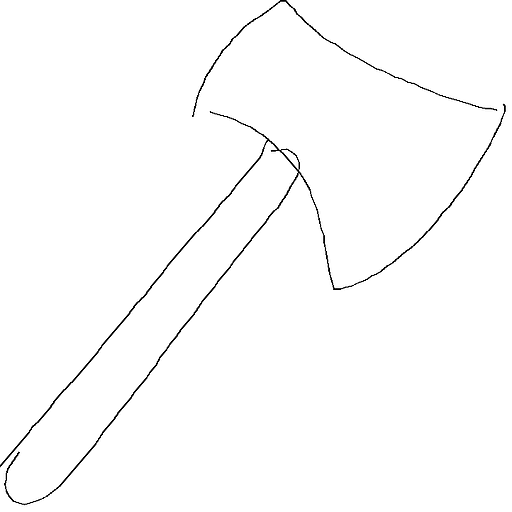
#> input picture reconstructed_image_4550984434974720.png, 512 x 512 px
$ python -i challenges.py   (imports and definitions only)
#> lines starting #> are read from the running program, lines starting #| are printed output that depends on the picture; after the words box and inside, x2 and y2 are one past the last pixel; in counts of white or black regions, pixels touching at a corner belong together
import sys
import os
import tkinter as tk
from PIL import Image, ImageDraw, ImageTk,ImageEnhance
import numpy as np
import ndjson
import cv2
import noise_generator5 as ng5


def ensure_directories_exist():
    """Create the required directories if they don't exist."""
    directories = ['blockedregion_images', 'challenge_created']
    for directory in directories:
        if not os.path.exists(directory):
            os.makedirs(directory)

def erase_line_segment(image_path, square_size=50):
    ensure_directories_exist()

    image = cv2.imread(image_path)
#> image is the input picture: shape (512, 512, 3); min 0, max 255, mean 252.3
    if image is None:
        raise ValueError("Could not load image")

    original_image = image.copy()
    gray = cv2.cvtColor(image, cv2.COLOR_BGR2GRAY)
    blurred = cv2.GaussianBlur(gray, (5, 5), 0)
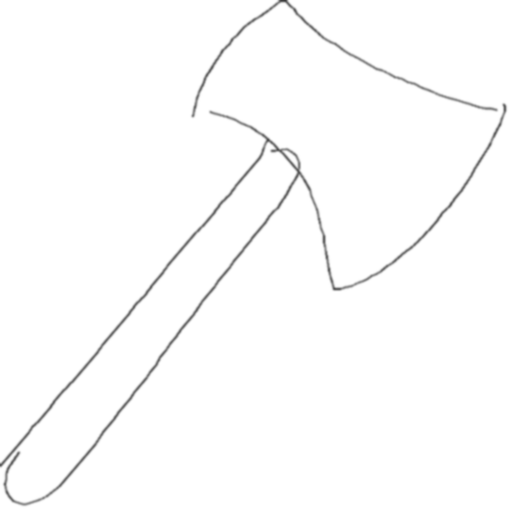
#> blurred: shape (512, 512); min 59, max 255, mean 252.3
    edges = cv2.Canny(blurred, 50, 150)
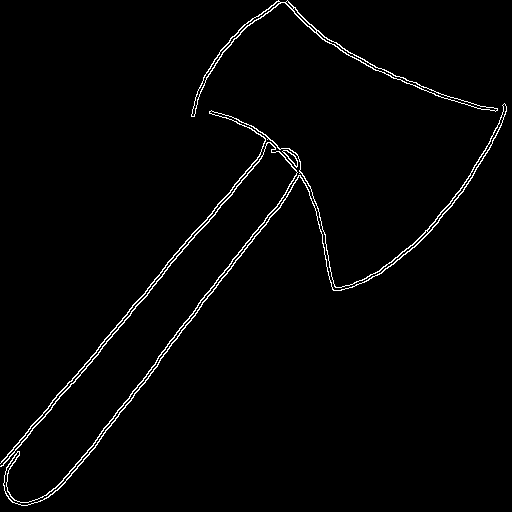
#> edges: shape (512, 512); 1.8% white in thin lines or dots

    lines = cv2.HoughLinesP(edges, 1, np.pi/180, threshold=50,
                           minLineLength=30, maxLineGap=10)
#> lines = 40 rows, first 6: [98, 347, 271, 140], [3, 465, 167, 269], [69, 473, 156, 362], [262, 224, 301, 173], [64, 388, 159, 275], [159, 360, 287, 196]

    if lines is None:
        raise ValueError("No lines detected in the image")

    best_point = None
    max_line_strength = 0

    for line in lines:
        x1, y1, x2, y2 = line[0]
        mid_x = (x1 + x2) // 2
        mid_y = (y1 + y2) // 2

        if (mid_x < square_size or mid_x > image.shape[1] - square_size or
            mid_y < square_size or mid_y > image.shape[0] - square_size):
            continue

        line_strength = np.sum(edges[mid_y-5:mid_y+5, mid_x-5:mid_x+5])

        if line_strength > max_line_strength:
            max_line_strength = line_strength
            best_point = (mid_x, mid_y)
#> this loop made 40 passes
#> (x1, y1, x2, y2, mid_x, mid_y, line_strength, max_line_strength) on passes 1, 2, 25, 33: (98, 347, 271, 140, 184, 243, 7140, 7140), (3, 465, 167, 269, 85, 367, 8160, 8160), (421, 240, 464, 189, 442, 214, 8415, 8415), (102, 346, 203, 226, 152, 286, 8670, 8670)
#> (x1, y1, x2, y2, mid_x, mid_y, line_strength) on passes 3 to 8: (69, 473, 156, 362, 112, 417, 6375), (262, 224, 301, 173, 281, 198, 6120), (64, 388, 159, 275, 111, 331, 6120), (159, 360, 287, 196, 223, 278, 7905), (201, 304, 256, 234, 228, 269, 8160), (152, 286, 198, 231, 175, 258, 8160)
#> after the loop, max_line_strength = 8670

    if best_point is None:
        raise ValueError("Could not find suitable line to erase")

    half_size = square_size // 2
    x = best_point[0] - half_size
#> x = 127
    y = best_point[1] - half_size
#> y = 261

    blocked_region = original_image[y:y+square_size, x:x+square_size].copy()
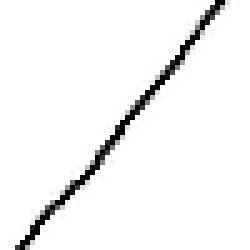
#> blocked_region: shape (50, 50, 3) (shown 5 times larger); min 0, max 255, mean 244.3

    image_no_border = image.copy()
    image_no_border[y:y+square_size, x:x+square_size] = [255, 255, 255]
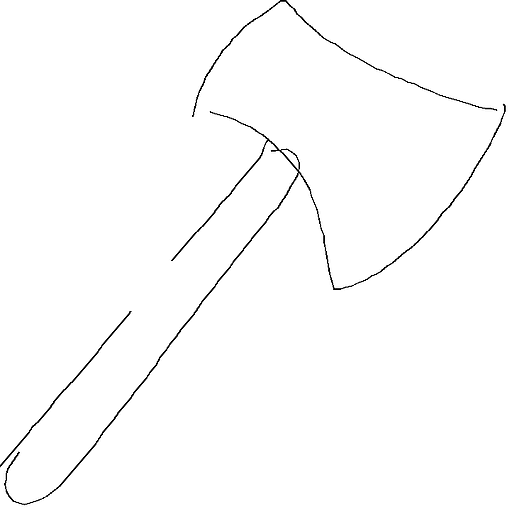
#> image_no_border: shape (512, 512, 3); 0.09% of pixels changed, all inside (x1, y1, x2, y2) = (127, 261, 175, 311)

    image_with_border = image_no_border.copy()
    red_color = (0, 0, 255)
    border_thickness = 2
    cv2.rectangle(image_with_border, (x, y), (x + square_size, y + square_size),
                 red_color, border_thickness)
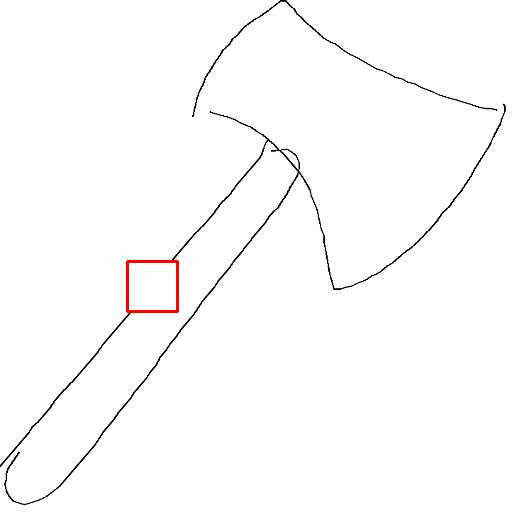
#> image_with_border: shape (512, 512, 3); 0.23% of pixels changed, all inside (x1, y1, x2, y2) = (126, 260, 179, 313)

    top_left = (x, y)
#> top_left = (127, 261)
    bottom_right = (x + square_size, y + square_size)
#> bottom_right = (177, 311)

    base_filename = os.path.splitext(os.path.basename(image_path))[0]

    cv2.imwrite(os.path.join('challenge_created', f'{base_filename}_no_border.png'), image_no_border)
    cv2.imwrite(os.path.join('blockedregion_images', f'{base_filename}_blocked.png'), blocked_region)

    return image_with_border, image_no_border, blocked_region, (top_left[0], top_left[1], bottom_right[0], bottom_right[1])

>>> result = erase_line_segment('reconstructed_image_4550984434974720.png')

$ run again, on Untitled2.png
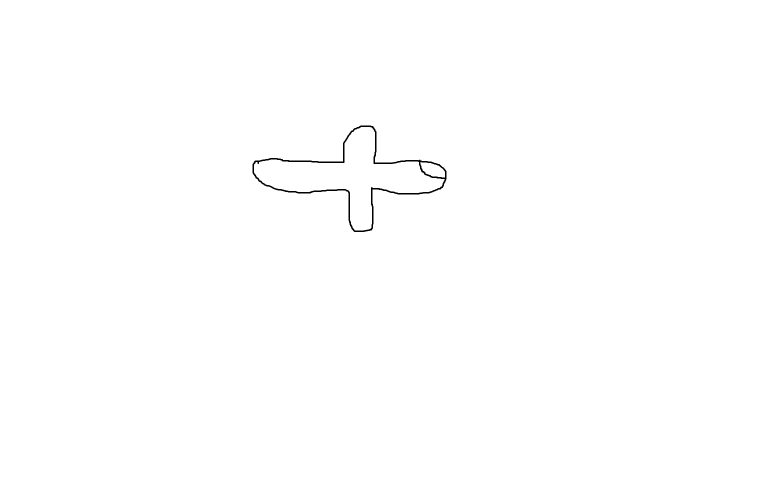
#> input picture Untitled2.png, 1536 x 960 px (shown at 1/2 size)
#> in erase_line_segment, image is the input picture: shape (960, 1536, 3); min 0, max 255, mean 254.4
#> in erase_line_segment, `edges = cv2.Canny(blurred, 50, 150)`:
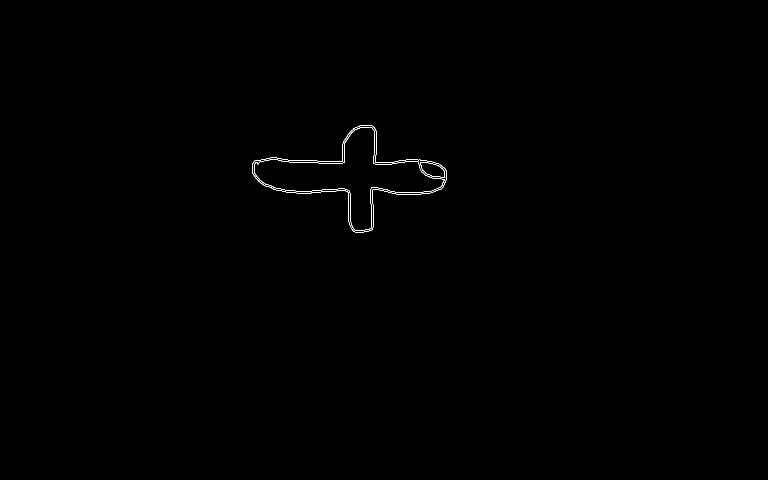
#> edges: shape (960, 1536) (shown at 1/2 size); 0.17% white in thin lines or dots, all inside (x1, y1, x2, y2) = (504, 250, 894, 465)
#> lines = [[539, 319, 634, 321], [578, 324, 624, 324], [746, 324, 792, 323], [635, 322, 689, 322], [642, 383, 698, 381], [749, 288, 750, 257], [637, 326, 685, 326], [794, 385, 839, 385], [602, 383, 681, 377], [700, 452, 700, 386], [696, 439, 696, 380], [741, 461, 743, 427]]
#> the loop in erase_line_segment, `for line in lines:` made 12 passes
#> (x1, y1, x2, y2, mid_x, mid_y, line_strength, max_line_strength) on pass 1: (539, 319, 634, 321, 586, 320, 5100, 5100)
#> after the loop in erase_line_segment, `for line in lines:`: max_line_strength = 5100
#> x = 561
#> y = 295
#> image_no_border: shape (960, 1536, 3); 0.01% of pixels changed, all inside (x1, y1, x2, y2) = (561, 317, 611, 324)
#> in erase_line_segment, `cv2.rectangle(image_with_border, (x, y), (x + square_size, y + square_..`:
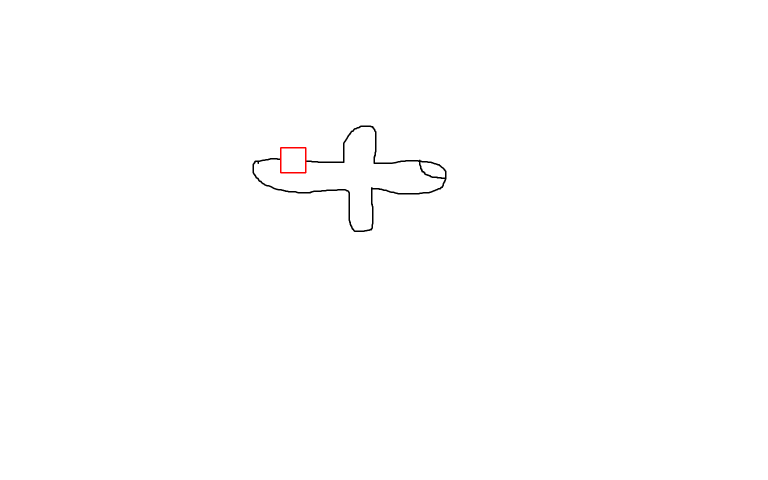
#> image_with_border: shape (960, 1536, 3) (shown at 1/2 size); mean B, G, R 254.3, 254.3, 254.4
#> top_left = (561, 295)
#> bottom_right = (611, 345)
